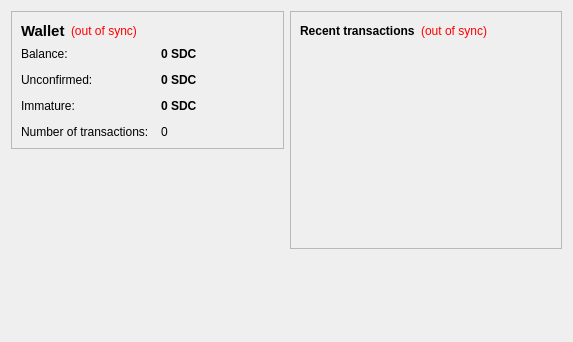
<?xml version="1.0" encoding="UTF-8"?>
<ui version="4.0">
 <class>OverviewPage</class>
 <widget class="QWidget" name="OverviewPage">
  <property name="geometry">
   <rect>
    <x>0</x>
    <y>0</y>
    <width>573</width>
    <height>342</height>
   </rect>
  </property>
  <property name="windowTitle">
   <string>Form</string>
  </property>
  <layout class="QHBoxLayout" name="horizontalLayout" stretch="1,1">
   <item>
    <layout class="QVBoxLayout" name="verticalLayout_2">
     <item>
      <widget class="QFrame" name="frame">
       <property name="frameShape">
        <enum>QFrame::StyledPanel</enum>
       </property>
       <property name="frameShadow">
        <enum>QFrame::Raised</enum>
       </property>
       <layout class="QVBoxLayout" name="verticalLayout_4">
        <item>
         <layout class="QHBoxLayout" name="horizontalLayout_4">
          <item>
           <widget class="QLabel" name="label_5">
            <property name="font">
             <font>
              <pointsize>11</pointsize>
              <weight>75</weight>
              <bold>true</bold>
             </font>
            </property>
            <property name="text">
             <string>Wallet</string>
            </property>
           </widget>
          </item>
          <item>
           <widget class="QLabel" name="labelWalletStatus">
            <property name="toolTip">
             <string>The displayed information may be out of date. Your wallet automatically synchronizes with the Seedcoin network after a connection is established, but this process has not completed yet.</string>
            </property>
            <property name="styleSheet">
             <string notr="true">QLabel { color: red; }</string>
            </property>
            <property name="text">
             <string notr="true">(out of sync)</string>
            </property>
            <property name="alignment">
             <set>Qt::AlignLeading|Qt::AlignLeft|Qt::AlignVCenter</set>
            </property>
           </widget>
          </item>
          <item>
           <spacer name="horizontalSpacer_2">
            <property name="orientation">
             <enum>Qt::Horizontal</enum>
            </property>
            <property name="sizeHint" stdset="0">
             <size>
              <width>40</width>
              <height>20</height>
             </size>
            </property>
           </spacer>
          </item>
         </layout>
        </item>
        <item>
         <layout class="QFormLayout" name="formLayout_2">
          <property name="fieldGrowthPolicy">
           <enum>QFormLayout::AllNonFixedFieldsGrow</enum>
          </property>
          <property name="horizontalSpacing">
           <number>12</number>
          </property>
          <property name="verticalSpacing">
           <number>12</number>
          </property>
          <item row="0" column="0">
           <widget class="QLabel" name="label">
            <property name="text">
             <string>Balance:</string>
            </property>
           </widget>
          </item>
          <item row="0" column="1">
           <widget class="QLabel" name="labelBalance">
            <property name="font">
             <font>
              <weight>75</weight>
              <bold>true</bold>
             </font>
            </property>
            <property name="cursor">
             <cursorShape>IBeamCursor</cursorShape>
            </property>
            <property name="toolTip">
             <string>Your current balance</string>
            </property>
            <property name="text">
             <string notr="true">0 SDC</string>
            </property>
            <property name="textInteractionFlags">
             <set>Qt::LinksAccessibleByMouse|Qt::TextSelectableByKeyboard|Qt::TextSelectableByMouse</set>
            </property>
           </widget>
          </item>
          <item row="1" column="0">
           <widget class="QLabel" name="label_3">
            <property name="text">
             <string>Unconfirmed:</string>
            </property>
           </widget>
          </item>
          <item row="1" column="1">
           <widget class="QLabel" name="labelUnconfirmed">
            <property name="font">
             <font>
              <weight>75</weight>
              <bold>true</bold>
             </font>
            </property>
            <property name="cursor">
             <cursorShape>IBeamCursor</cursorShape>
            </property>
            <property name="toolTip">
             <string>Total of transactions that have yet to be confirmed, and do not yet count toward the current balance</string>
            </property>
            <property name="text">
             <string notr="true">0 SDC</string>
            </property>
            <property name="textInteractionFlags">
             <set>Qt::LinksAccessibleByMouse|Qt::TextSelectableByKeyboard|Qt::TextSelectableByMouse</set>
            </property>
           </widget>
          </item>
          <item row="3" column="0">
           <widget class="QLabel" name="label_2">
            <property name="text">
             <string>Number of transactions:</string>
            </property>
           </widget>
          </item>
          <item row="3" column="1">
           <widget class="QLabel" name="labelNumTransactions">
            <property name="toolTip">
             <string>Total number of transactions in wallet</string>
            </property>
            <property name="text">
             <string notr="true">0</string>
            </property>
           </widget>
          </item>
          <item row="2" column="0">
           <widget class="QLabel" name="labelImmatureText">
            <property name="text">
             <string>Immature:</string>
            </property>
           </widget>
          </item>
          <item row="2" column="1">
           <widget class="QLabel" name="labelImmature">
            <property name="font">
             <font>
              <weight>75</weight>
              <bold>true</bold>
             </font>
            </property>
            <property name="toolTip">
             <string>Mined balance that has not yet matured</string>
            </property>
            <property name="text">
             <string notr="true">0 SDC</string>
            </property>
            <property name="textInteractionFlags">
             <set>Qt::LinksAccessibleByMouse|Qt::TextSelectableByKeyboard|Qt::TextSelectableByMouse</set>
            </property>
           </widget>
          </item>
         </layout>
        </item>
       </layout>
      </widget>
     </item>
     <item>
      <spacer name="verticalSpacer">
       <property name="orientation">
        <enum>Qt::Vertical</enum>
       </property>
       <property name="sizeHint" stdset="0">
        <size>
         <width>20</width>
         <height>40</height>
        </size>
       </property>
      </spacer>
     </item>
     <item>
      <widget class="QLabel" name="label_6">
       <property name="text">
        <string/>
       </property>
       <property name="pixmap">
        <pixmap resource="../bitcoin.qrc">:/images/backg</pixmap>
       </property>
       <property name="scaledContents">
        <bool>false</bool>
       </property>
       <property name="alignment">
        <set>Qt::AlignCenter</set>
       </property>
       <property name="margin">
        <number>-2</number>
       </property>
      </widget>
     </item>
    </layout>
   </item>
   <item>
    <layout class="QVBoxLayout" name="verticalLayout_3">
     <item>
      <widget class="QFrame" name="frame_2">
       <property name="frameShape">
        <enum>QFrame::StyledPanel</enum>
       </property>
       <property name="frameShadow">
        <enum>QFrame::Raised</enum>
       </property>
       <layout class="QVBoxLayout" name="verticalLayout">
        <item>
         <layout class="QHBoxLayout" name="horizontalLayout_2">
          <item>
           <widget class="QLabel" name="label_4">
            <property name="text">
             <string>&lt;b&gt;Recent transactions&lt;/b&gt;</string>
            </property>
           </widget>
          </item>
          <item>
           <widget class="QLabel" name="labelTransactionsStatus">
            <property name="toolTip">
             <string>The displayed information may be out of date. Your wallet automatically synchronizes with the Seedcoin network after a connection is established, but this process has not completed yet.</string>
            </property>
            <property name="styleSheet">
             <string notr="true">QLabel { color: red; }</string>
            </property>
            <property name="text">
             <string notr="true">(out of sync)</string>
            </property>
            <property name="alignment">
             <set>Qt::AlignRight|Qt::AlignTrailing|Qt::AlignVCenter</set>
            </property>
           </widget>
          </item>
          <item>
           <spacer name="horizontalSpacer">
            <property name="orientation">
             <enum>Qt::Horizontal</enum>
            </property>
            <property name="sizeHint" stdset="0">
             <size>
              <width>40</width>
              <height>20</height>
             </size>
            </property>
           </spacer>
          </item>
         </layout>
        </item>
        <item>
         <widget class="QListView" name="listTransactions">
          <property name="styleSheet">
           <string notr="true">QListView { background: transparent; }</string>
          </property>
          <property name="frameShape">
           <enum>QFrame::NoFrame</enum>
          </property>
          <property name="verticalScrollBarPolicy">
           <enum>Qt::ScrollBarAlwaysOff</enum>
          </property>
          <property name="horizontalScrollBarPolicy">
           <enum>Qt::ScrollBarAlwaysOff</enum>
          </property>
          <property name="selectionMode">
           <enum>QAbstractItemView::NoSelection</enum>
          </property>
         </widget>
        </item>
       </layout>
      </widget>
     </item>
     <item>
      <spacer name="verticalSpacer_2">
       <property name="orientation">
        <enum>Qt::Vertical</enum>
       </property>
       <property name="sizeHint" stdset="0">
        <size>
         <width>20</width>
         <height>40</height>
        </size>
       </property>
      </spacer>
     </item>
    </layout>
   </item>
  </layout>
 </widget>
 <resources>
  <include location="../bitcoin.qrc"/>
 </resources>
 <connections/>
</ui>
